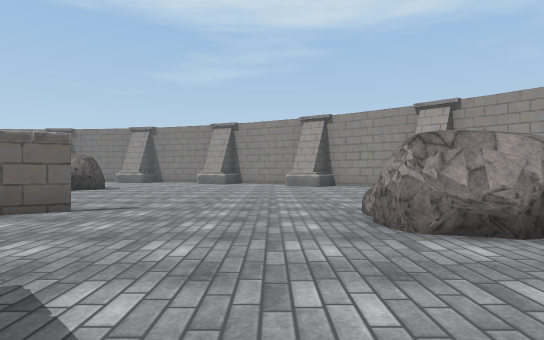
view 1 (above)

24 first-person views from a walk through a scene from a Unity 3-D project. The camera is 1.3 m above the floor, looks level and sees 75° across. The floor is counted in squares, 2 m on a side. Each view is taken from the middle of a square. On the plan, view 1 faces up. The plan holds only what a view shows up to about 10 squares ahead; the rest is blank. The place goes on beyond the plan. Some surface patterns are stand-ins.

view 2
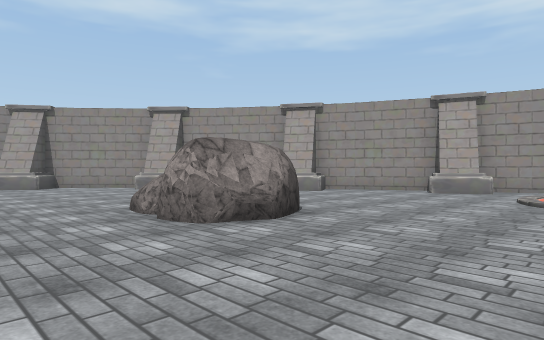

view 3
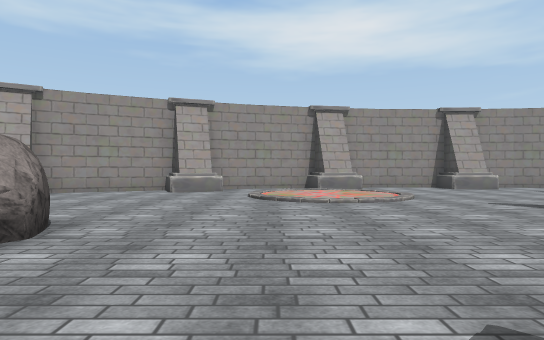

view 4
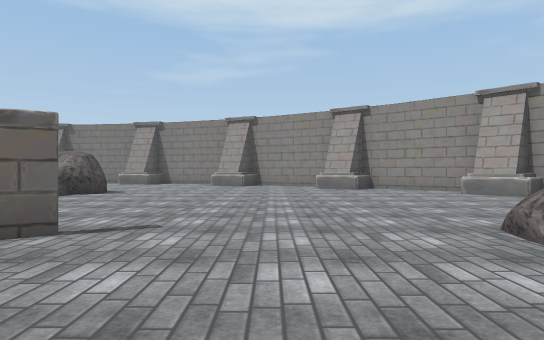

view 5
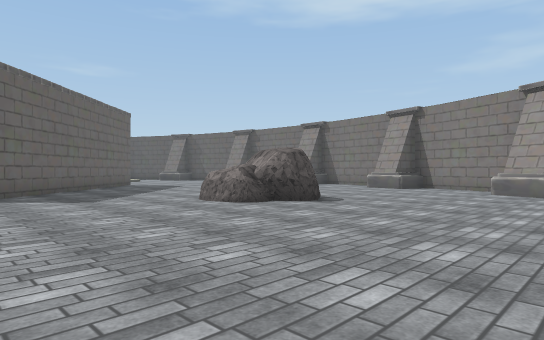

view 6
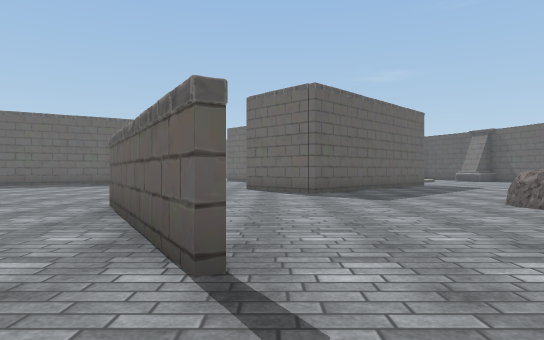

view 7
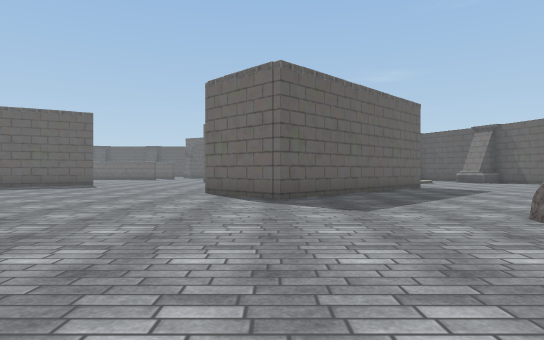

view 8
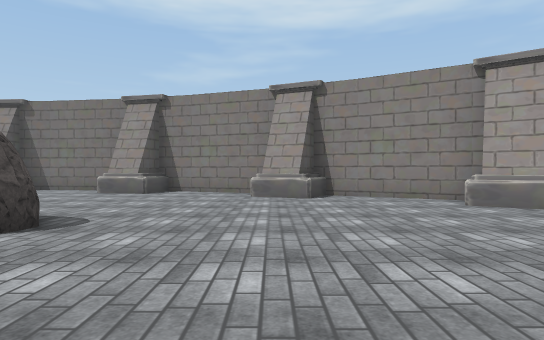

view 9
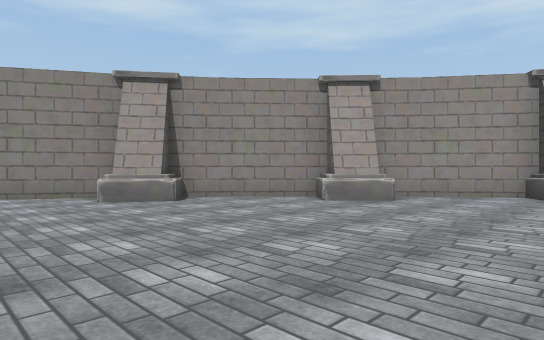

view 10
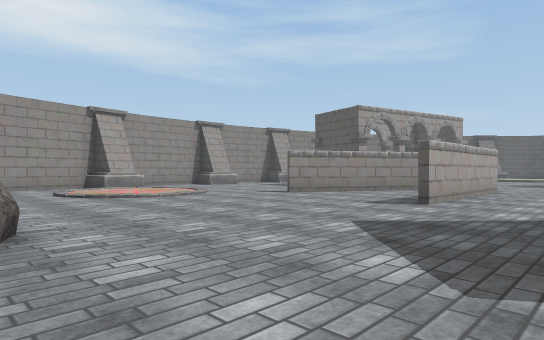

view 11
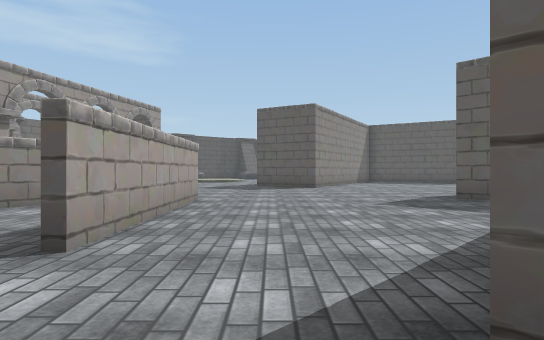

view 12
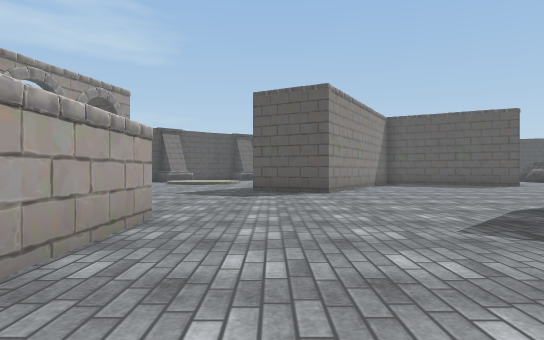

view 13
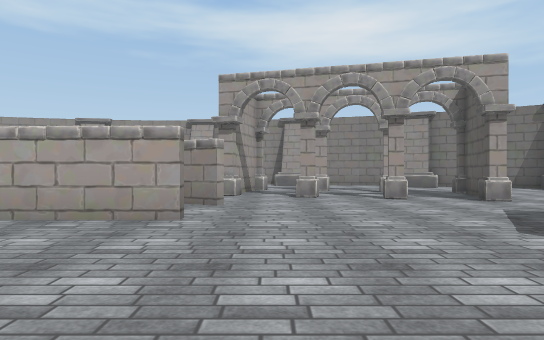

view 14
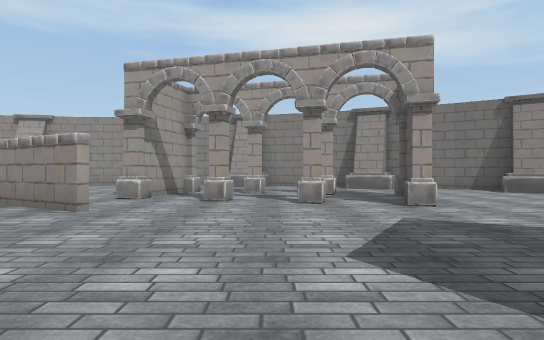

view 15
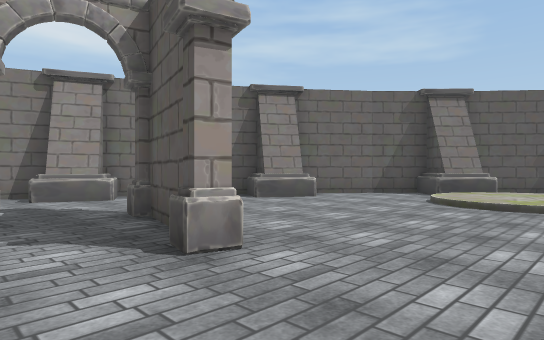

view 16
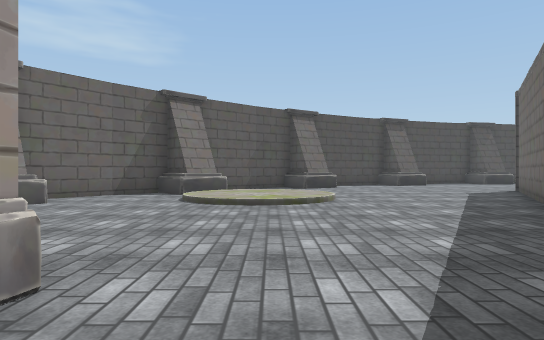

view 17
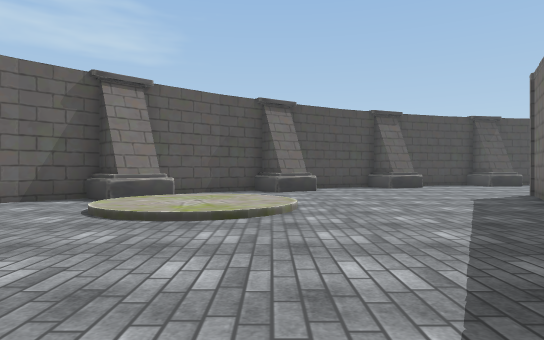

view 18
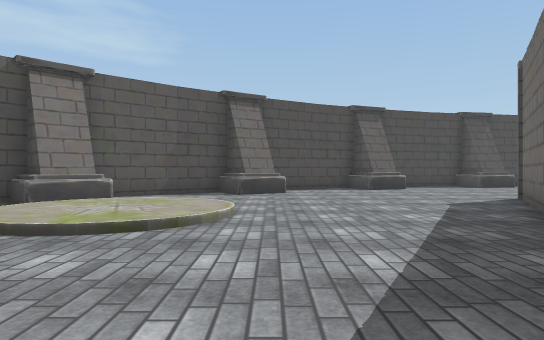

view 19
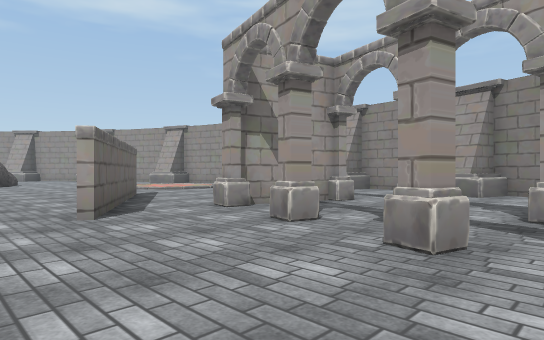

view 20
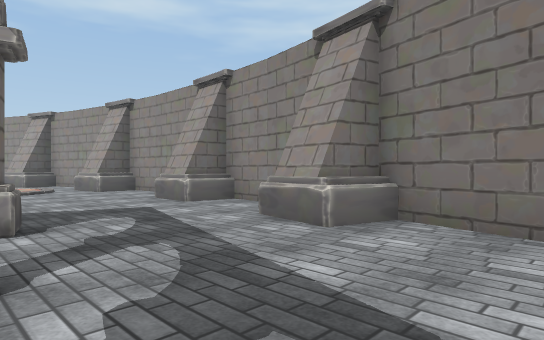

view 21
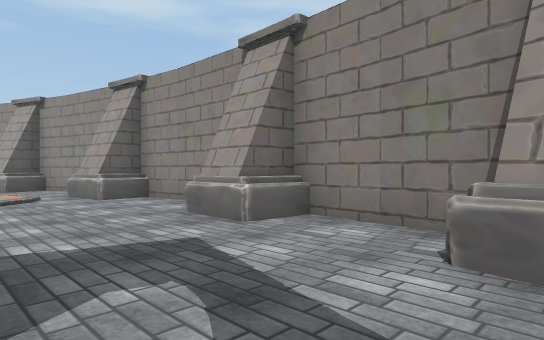

view 22
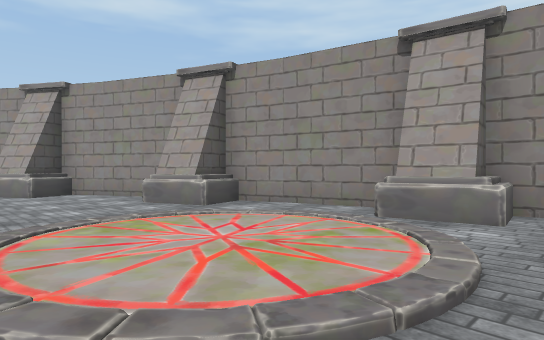

view 23
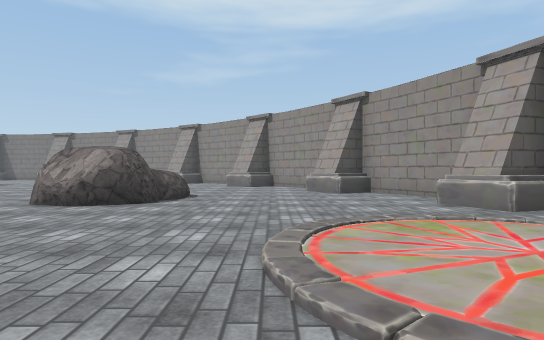

view 24
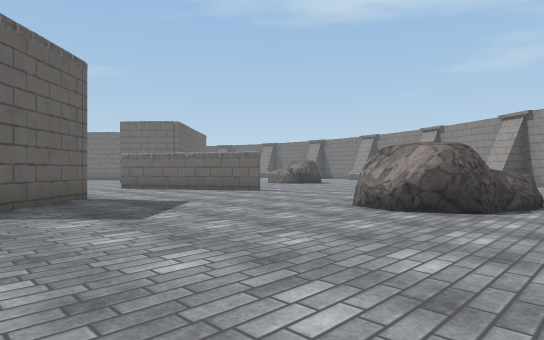

### Floor plan
Points are (right, up) in squares from view 1. A wall is a line through its corners. A room is listed if a view was taken in it or the views show most of it. See-through windows are left out.
Room 1 (views 1, 2, 3, 4, 5, 6, 7, 8, 9, 10, 11, 22, 23, 24)
walls: (-3.1, 5.5) (-7.4, 3); (-3.7, 0.8) (-1.7, -1.3); (3.3, 14) (2.2, 14.7) (1.7, 14) (0.8, 14.6); (2.5, 14.6) (1.8, 13.6) (0.6, 14.5); (1.3, 15.5) (-0.9, 16.8) (-1.9, 17.2) (-2.3, 16.3) (-3.4, 16.8); (6.1, 11.3) (5.2, 10.4) (4.1, 11.6) (4.8, 12.3); (7.3, 8.2) (8, 8.7) (6.6, 10.6); (-13, 9.5) (-10.8, 7.2) (-12.8, 5.1); (6.7, 10.5) (5.8, 11.5) (5.1, 10.8) (4.5, 11.5) (5.2, 12.2) (3.2, 14); (8, 6.8) (7.4, 7.9); (-1.6, 17.2) (-2.1, 16); (-3.2, 17.8) (-3.6, 18); (9, 7.3) (7.9, 6.7) (7.4, 7.5); (-6.5, 17.7) (-8, 18); (9.4, 6.4) (8.7, 7.6) (7.7, 7); (5.1, -3.8) (3.4, -6.8); (10.1, 4.8) (9.3, 6.5); (10.8, 2.9) (9.8, 2.5) (9.3, 4); (11.2, 1.8) (10.7, 3.2) (9.7, 2.8); (2.4, -8) (3.7, -5.9); (11.7, -0.4) (11.2, 1.9); (12, -1.9) (10.8, -2) (10.5, -0.5); (12.1, -3) (11.9, -1.5) (10.9, -1.7) (10.7, -0.7); (12.1, -4) (12.1, -2.9); (12.1, -6.7) (10.9, -6.6) (11, -5.1); (12, -7.9) (12.1, -6.4) (11.1, -6.3) (11.2, -5.3); (11.8, -9.3) (12, -7.8)
low walls: (-2.1, 16) (-3.6, 16.7); (-6.3, 18.1) (-6.5, 17.7)
ways out: opening at (-1, -3) to room 2; opening at (2, -8) to room 2; opening at (9, -9.7) to room 2
objects: rock (-8, 11) to (-7, 11); rock (-7, 12) to (-6, 13); rock (2, 4) to (3, 5); rock (2, 5) to (4, 6)
Room 2 (views 12, 13, 14, 15, 16, 17, 18, 19, 20, 21)
walls: (-2.7, -12.8) (-2.2, -13); (-3.2, -18.8) (-5.6, -23); (-5.6, -7.5) (-5.1, -8.1); (4.3, -13.9) (5.4, -14.2); (0.6, -7.9) (0.6, -2.7); (4.3, -21.4) (5.1, -22.2) (6.2, -21.1); (3.5, -22.4) (4.4, -21.5); (0.7, -24.5) (1, -25); (-0.2, -25.1) (0.9, -24.4) (1.4, -25); (3.4, -6.8) (2.6, -8.1); (6.4, -18.9) (7.1, -17.9); (6.7, -18.8) (7.3, -18) (8.1, -18.5) (8.5, -17.9); (5.3, -8.2) (4.9, -8.1) (5.1, -7.5); (2.5, -24.6) (4.1, -23.2); (1.8, -25.1) (2.6, -24.5); (7.4, -17.8) (7.8, -18); (6.1, -21.2) (7.4, -19.5); (7.4, -8.5) (5.1, -7.9); (9.5, -15.3) (8.7, -15) (9.3, -13.6); (7.7, -8.2) (7.5, -8.8) (7.2, -8.8); (10, -15.2) (9, -14.8) (9.4, -13.8); (10.4, -14.2) (10.7, -13.2); (11, -12.5) (11.5, -10.6) (10.5, -10.3) (10.7, -9.3); (11.5, -10.9) (10.3, -10.6) (10.6, -9.1)
low walls: (3.6, -22) (4.3, -21.4)
ways out: opening at (-1, -3) to room 1; opening at (2, -8) to room 1; opening at (9, -9.7) to room 1
objects: pillar (4, -14); pillar (4, -12); pillar (5, -10); pillar (6, -14); pillar (6, -12); pillar (7, -10)

Where each view was taken, in squares from view 1:
view 1: 0 up, 0 right, facing up
view 2: 0 up, 1 left, facing up-right
view 3: 1 up, 1 left, facing right
view 4: 2 up, 1 left, facing up
view 5: 6 up, 1 left, facing up-left
view 6: 6 up, 1 left, facing left
view 7: 7 up, 3 left, facing left
view 8: 8 up, 3 left, facing up
view 9: 7 up, 2 left, facing up-right
view 10: 4 up, 2 left, facing down-right
view 11: 0 up, 1 left, facing down
view 12: 3 down, 1 left, facing down
view 13: 9 down, 4 left, facing right
view 14: 11 down, 3 left, facing right
view 15: 12 down, 1 right, facing down-right
view 16: 12 down, 2 right, facing down
view 17: 14 down, 1 right, facing down
view 18: 15 down, 0 right, facing down
view 19: 13 down, 1 right, facing up-right
view 20: 13 down, 7 right, facing up-right
view 21: 10 down, 8 right, facing up-right
view 22: 3 down, 6 right, facing up-right
view 23: 3 down, 6 right, facing up
view 24: 2 down, 5 right, facing up-left
